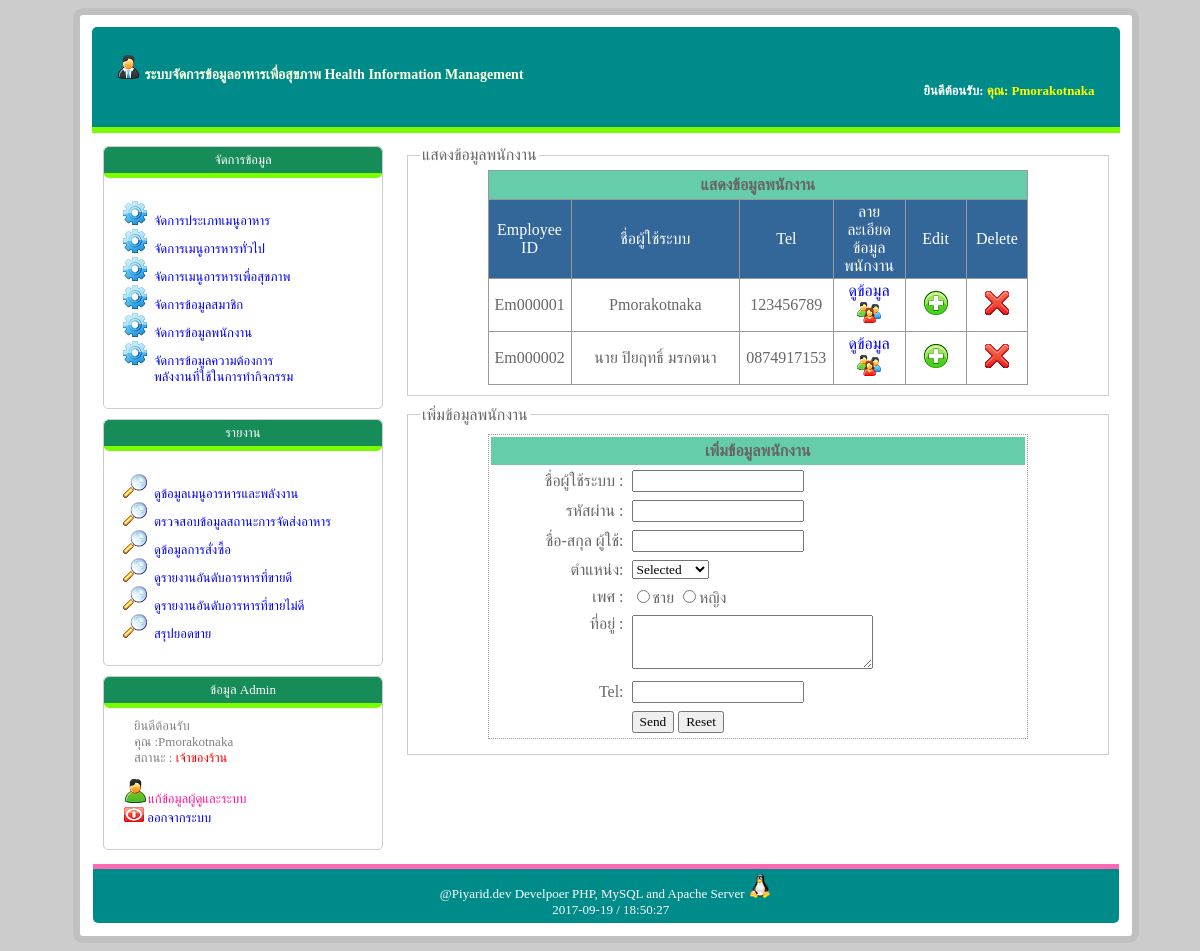
/back_end/home.php?url=personnel_add (signed in), run on the app's committed database.
### tables this page shows
CREATE TABLE `personnel` (
  `psn_id` int(5) NOT NULL auto_increment,
  `username` varchar(20) NOT NULL,
  `password` varchar(20) NOT NULL,
  `psn_name` varchar(20) NOT NULL,
  `psn_position` varchar(20) NOT NULL,
  `psn_sex` varchar(5) NOT NULL,
  `psn_address` varchar(100) NOT NULL,
  `psn_mobile` varchar(10) NOT NULL,
  PRIMARY KEY  (`psn_id`)
);

### back_end/personnel_add.php (the view, shortened to what this page needs)
<?php
        $sql = "SELECT * FROM personnel";
            $rs = mysql_query($sql) or die(mysql_error());
            $id= 1;
            $code_id = sprintf("Em%'06d",$id);
?>
<!DOCTYPE html>
<html>
    <head>
    </head>
    <body>
        <fieldset style="border: 1px #cccccc solid;margin: 10px;">
            <legend>แสดงข้อมูลพนักงาน</legend>
            <table width="80%" border="1px" cellpadding="3px"
              style="border-collapse: collapse;border-color: #999;">
                <th colspan="7"bgcolor="#66CDAA" style="padding: 5px;">
                    แสดงข้อมูลพนักงาน
                </th>
                <tr align="center" style="background:#336699;color: #fff;">
                    <td width="10px">Employee ID</td>
                    <td width="150px">ชื่อผู้ใช้ระบบ</td>
                    <td width="50px">Tel</td>
                    <td width="60px">ลายละเอียดข้อมูลพนักงาน</td>
                    <td width="20px">Edit</td>
                    <td width="20px">Delete</td>
                </tr>
                <?php while ($row = mysql_fetch_array($rs)):?>
                <tr align="center">
                    <td><?php echo $code_id++?></td>
                    <td><?=$row[psn_name]?></td>
                    <td><?=$row[psn_mobile]?></td>
                    <td>
                        <a href="show_personnel_detail.php?id=<?=$row[psn_id]?>"
                        onclick="NewWindow(this.href,'name','600','400','yes');
                            return false">ดูข้อมูล
                            <img src="../ico/user group.ico"/>
                    </a>
                    </td>
                    <td width="50px">
                        <a href="home.php?url=personnel_edit&psn_id=<?=$row['psn_id']?>">
                        <img src="../ico/create.ico"/>
                        </a>
                    </td>
                    <td width="50px">
                        <a href="delete_personnel.php?psn_id=<?=$row['psn_id']?>"
                           onclick="return confirm('คุณแนใจว่าจะลบข้อมูล')">
                        <img src="../ico/delete.ico"/>
                        </a>
                    </td>
                </tr>
                <?php endwhile;?>
            </table>
        </fieldset>
        <fieldset style="border: 1px #cccccc solid;margin: 10px;">
            <legend>เพิ่มข้อมูลพนักงาน</legend>
            <form action="personnel_process.php" method="post">
                <table width="80%" cellpadding="3px"
                style="border: #999 1px dotted;margin: 5px;">
                    <th colspan="2" style="background: #66CDAA;padding: 5px;">
                        เพิ่มข้อมูลพนักงาน
                    </th>
                    <tr>
                        <td align="right">ชื่อผู้ใช้ระบบ :</td>
                        <td>
                            <input type="text" name="username"/>
                        </td>
                    </tr>
                    <tr>
                        <td align="right">รหัสผ่าน :</td>
                        <td>
                            <input type="password" name="password"/>
                        </td>
                    </tr>
                    <tr>
                        <td align="right">ชื่อ-สกุล ผู้ใช้:</td>
                        <td>
                            <input type="text" name="psn_name"/>
                        </td>
                    </tr>
                    <tr>
                        <td align="right">ตำแหน่ง:</td>
                        <td>
                            <select name="psn_position">
                                <option value="#">Selected</option>
                            </select>
                        </td>
                    </tr>
                    <tr>
                        <td align="right">เพศ :</td>
                        <td>
                            <input type="radio" name="psn_sex" value="man"/>ชาย
                            <input type="radio" name="psn_sex" value="woman"/>หญิง
                        </td>
                    </tr>
                    <tr>
                        <td align="right" valign="top">ที่อยู่ :</td>
                        <td>
                            <textarea name="psn_address" rows="3" cols="30">
                            </textarea>
                        </td>
                    </tr>
                    <tr>
                        <td align="right">Tel:</td>
                        <td>
                            <input type="text" name="psn_mobile"/>
                        </td>
                    </tr>
                    <tr>
                        <td></td>
                        <td>
                            <input type="submit" value="Send"/>
                            <input type="reset" value="Reset"/>
                        </td>
                    </tr>
                </table>
            </form>
        </fieldset>
    </body>
</html>

### css/admin.css (style rules this page uses)
body { background-color: #ccc; }
* { font-family: Tahoma ,Waree; }
a { text-decoration: none; }

### data on the page
personnel: psn_name "Pmorakotnaka", psn_mobile "123456789"
personnel: psn_name "นาย ปิยฤทธิ์ มรกตนา", psn_mobile "0874917153"

### other printed values
$_SESSION["psn_name"] "Pmorakotnaka"
